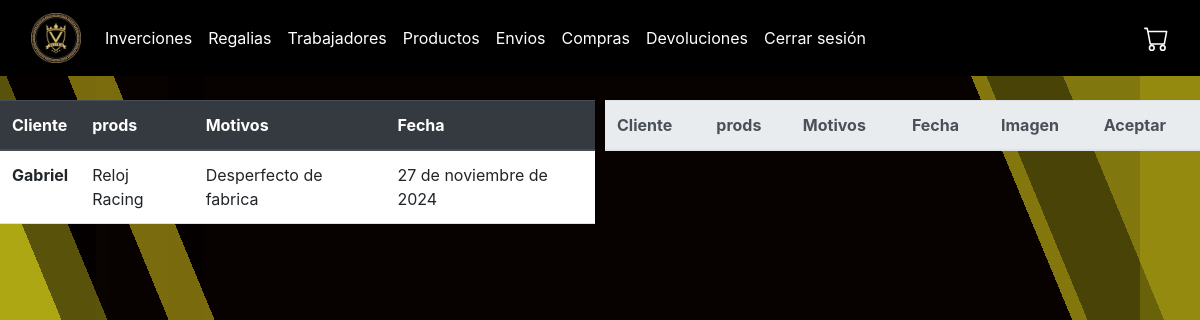
/devolucion (signed in), run on an earlier commit of the app's database.
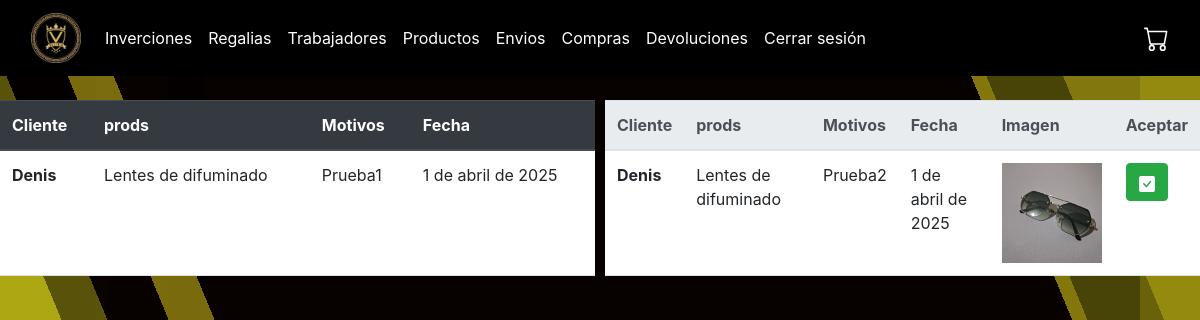
And on a later commit of the database.
### plus/models.py (models this page shows, shortened)
class Devolucion(models.Model):
    descripcion = models.CharField(max_length=100)
    imagen = models.ImageField(upload_to="devoluciones", null=True)
    fecha_devolucion = models.DateField(auto_now_add=True)
    detalle_compra = models.ForeignKey(DetalleCompra, on_delete=models.CASCADE,null=True, blank=True)
    cliente = models.ForeignKey(Cliente, on_delete=models.CASCADE)
    aceptada = models.BooleanField(default=0)

class Cliente(models.Model):
    user = models.OneToOneField(User, on_delete=models.CASCADE, null=True, blank=True)
    nombre = models.CharField(max_length=50)
    apellido = models.CharField(max_length=50)
    telefono = models.CharField(max_length=8)
    cedula = models.CharField(max_length=25)
    correo = models.EmailField(max_length=25, null=True, blank=True)
    contraseña = models.CharField(max_length=30)

class DetalleCompra(models.Model):
    producto = models.ForeignKey(Producto, on_delete=models.CASCADE)
    compra = models.ForeignKey(Compra, on_delete=models.CASCADE)
    cantidad = models.IntegerField()

class Producto(models.Model):
    descripcion = models.CharField(max_length=100, default='Sin descripción')
    precio = models.FloatField()
    nombre = models.CharField(max_length=40)
    cantidad = models.IntegerField()
    peso = models.FloatField()
    imagen = models.ImageField(upload_to="productos", null=True)

### plus/views.py (the view)
# urls.py: path('devolucion',views.devolucion,name="devolucion"),
@staff_required
def devolucion(request):
    devoluciones_confirmadas = Devolucion.objects.filter(aceptada=True)
    devoluciones_no_confirmadas = Devolucion.objects.filter(aceptada=False)
    return render(request, "plus/administracion/devoluciones.html", {
        "devoluciones_confirmadas": devoluciones_confirmadas,
        "devoluciones_no_confirmadas": devoluciones_no_confirmadas
    })

### plus/views.py (called while the page is built)
def is_staff_user(user):
    return user.is_staff

### plus/templates/plus/administracion/devoluciones.html (shortened to what this page needs)
{% extends "plus/administracion/layout.html" %}
{% block body %}
<div style="display: flex; flex-direction: column; gap: 10px;">
    <div style="display: flex; gap: 10px; flex-grow: 1;">
        <table style="flex: 1;" class="table">
            <thead class="thead-dark">
                <tr>
                    <th scope="col">Cliente</th>
                    <th scope="col">prods</th>
                    <th scope="col">Motivos</th>
                    <th scope="col">Fecha</th>
                </tr>
            </thead>
            <tbody>
                {% for devolucion in devoluciones_confirmadas %}
                <tr>
                    <th scope="row">{{ devolucion.cliente.nombre }}</th>
                    <td>
                        {% if devolucion.detalle_compra and devolucion.detalle_compra.producto %}
                            {{ devolucion.detalle_compra.producto.nombre }}
                        {% else %}
                            No disponible
                        {% endif %}
                    </td>
                    <td>{{ devolucion.descripcion }}</td>
                    <td>{{ devolucion.fecha_devolucion  }}</td>
                </tr>
                {% endfor %}
            </tbody>
        </table>
        <table style="flex: 1;" class="table">
            <thead class="thead-light">
                <tr>
                    <th scope="col">Cliente</th>
                    <th scope="col">prods</th>
                    <th scope="col">Motivos</th>
                    <th scope="col">Fecha</th>
                    <th scope="col">Imagen</th>
                    <th scope="col">Aceptar</th>
                </tr>
            </thead>
            <tbody>
                {% for devolucion in devoluciones_no_confirmadas %}
                <tr>
                    <th scope="row">{{ devolucion.cliente.nombre }}</th>
                    <td>
                        {% if devolucion.detalle_compra and devolucion.detalle_compra.producto %}
                            {{ devolucion.detalle_compra.producto.nombre }}
                        {% else %}
                            No disponible
                        {% endif %}
                    </td>
                    <td>{{ devolucion.descripcion }}</td>
                    <td>{{ devolucion.fecha_devolucion  }}</td>
                    <td>
                        {% if devolucion.imagen %}
    <img src="{{ devolucion.imagen.url }}" style="max-width: 100px; height: auto; display: inline-block;">
{% else %}
    <p style="color: red;">No hay imagen disponible</p>
{% endif %}
                    </td>
                    <td>
                        <form method="POST" action="{% url 'aceptarDevolucion' devolucion.id %}">
                                    <button type="submit" class="btn btn-success"></button>
                            </td>
                </tr>
                {% endfor %}
            </tbody>
        </table>
    </div>
</div>
{% endblock %}

### plus/templates/plus/administracion/layout.html (shortened to what this page needs)
{% load static %}
<!DOCTYPE html>
<html lang="es">
    <head>
        <link rel="stylesheet" href="https://stackpath.bootstrapcdn.com/bootstrap/4.4.1/css/bootstrap.min.css">
        <link href="{% static '/styleAdmin.css' %}" rel="stylesheet">
        <link href="https://cdn.jsdelivr.net/npm/bootstrap@5.3.3/dist/css/bootstrap.min.css" rel="stylesheet">
        <link href="https://cdn.jsdelivr.net/npm/bootstrap@5.3.3/dist/css/bootstrap.min.css" rel="stylesheet">
        <link href="https://stackpath.bootstrapcdn.com/bootstrap/5.3.0/css/bootstrap.min.css" rel="stylesheet">
        <link href="https://stackpath.bootstrapcdn.com/bootstrap/4.5.2/css/bootstrap.min.css" rel="stylesheet">
    </head>
    <body>
        <nav class="navbar navbar-expand-lg custom-navbar" style="background-color: #000000;">
            <div class="container-fluid">
                <a class="navbar-brand" href="#" style="color: white;">
                    <img src="{% static 'images/valyrio_plus.png' %}" alt="Logo" width="50" height="50">
                </a>
                <div class="collapse navbar-collapse" id="navbarNavAltMarkup">
                    <div class="navbar-nav me-auto">
                        {% if user.is_authenticated %}
                            {% if user.is_superuser %}
                                <a class="nav-link active" aria-current="page" href="{% url 'inversion' %}" style="color: white;">Inverciones</a>
                                <a class="nav-link active" aria-current="page" href="{% url 'regalias' %}" style="color: white;">Regalias</a>
                                <a class="nav-link active" aria-current="page" href="trabajadores" style="color: white;">Trabajadores</a>
                            {% endif %}
                        <a class="nav-link active" aria-current="page" href="{% url 'prods' %}" style="color: white;">Productos</a>
                        <a class="nav-link active" aria-current="page" href="{% url 'envios' %} " style="color: white;">Envios</a>
                        <a class="nav-link active" aria-current="page" href="{% url 'compras' %}" style="color: white;">Compras</a>
                        <a class="nav-link active" aria-current="page" href="{% url 'devolucion' %}" style="color: white;">Devoluciones</a>
                        <a class="nav-link active" aria-current="page" href="{% url 'logout' %}" style="color: white;">Cerrar sesión</a>
                        {% else %}
                        <a class="nav-link active" aria-current="page" href="{% url 'loggin' %}" style="color: white;">Iniciar sesión</a>
                        {% endif %}
                    </div>
                    {% if user.is_authenticated %}
                    <div class="d-flex align-items-center ms-auto">
                        <a href="{% url 'carrito' %}">
                        </a>
                    </div>
                    {% endif %}
                </div>
            </div>
        </nav>
        {% block body %}
        {% endblock %}
    </body>
</html>

### plus/static/styleAdmin.css (style rules this page uses)
html, body { margin: 0; padding: 0; height: 100%; }
body { background-image: linear-gradient(90deg, rgba(182, 167, 23, 0) 0%, rgba(182, 167, 23, 0) 8%, rgba(184, 182, 26, 0.02) 8%, rgba(184, 182, 26, 0.02) 9%, rgba(184, 172, 21, 0.01) 9%, rgba(184, 172, 21, 0.01) 14%, rgba(178, 169, 18, 0) 14%, rgba(178, 169, 18, 0) 17%, rgba(172, 155, 25, 0.01) 17%, rgba(172, 155, 25, 0.01) 95%, rgba(205, 194, 20, 0.25) 95%, rgba(205, 194, 20, 0.25) 100%), linear-gradient(67.5deg, rgba(188, 174, 24, 0) 0%, rgba(188, 174, 24, 0) 11%, rgba(203, 198, 21, 0.73) 11%, rgba(203, 198, 21, 0.73) 17%, rgba(180, 179, 25, 0) 17%, rgba(180, 179, 25, 0) 24%, rgba(199, 179, 22, 0.6) 24%, rgba(199, 179, 22, 0.6) 27%, rgba(201, 185, 28, 0) 27%, rgba(201, 185, 28, 0) 89%, rgba(201, 187, 24, 0.44) 89%, rgba(201, 187, 24, 0.44) 100%), linear-gradient(67.5deg, rgba(180, 170, 16, 0.6) 0%, rgba(180, 170, 16, 0.6) 4%, rgba(211, 195, 24, 0) 4%, rgba(211, 195, 24, 0) 10%, rgba(188, 179, 23, 0.46) 10%, rgba(188, 179, 23, 0.46) 20%, rgba(178, 169, 18, 0) 20%, rgba(178, 169, 18, 0) 83%, rgba(255, 235, 25, 0.5) 83%, rgba(255, 235, 25, 0.5) 84%, rgba(199, 193, 19, 0.34) 84%, rgba(199, 193, 19, 0.34) 100%), linear-gradient(90deg, rgb(5, 0, 0), rgb(5, 0, 0)); background-size: cover; background-position: center; }

What changed in the data, as far as the page shows it:
removed Devolucion: cliente.nombre "Gabriel", detalle_compra.producto.nombre "Reloj Racing", descripcion "Desperfecto de fabrica", fecha_devolucion "27 de noviembre de 2024"
added Devolucion: cliente.nombre "Denis", detalle_compra.producto.nombre "Lentes de difuminado", descripcion "Prueba1", fecha_devolucion "1 de abril de 2025"
added Devolucion: cliente.nombre "Denis", detalle_compra.producto.nombre "Lentes de difuminado", descripcion "Prueba2", fecha_devolucion "1 de abril de 2025", imagen (picture)
